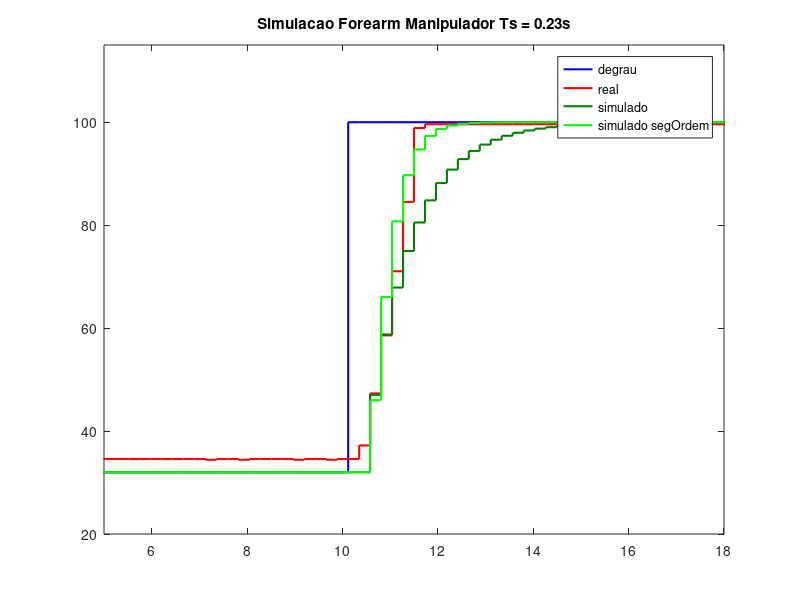
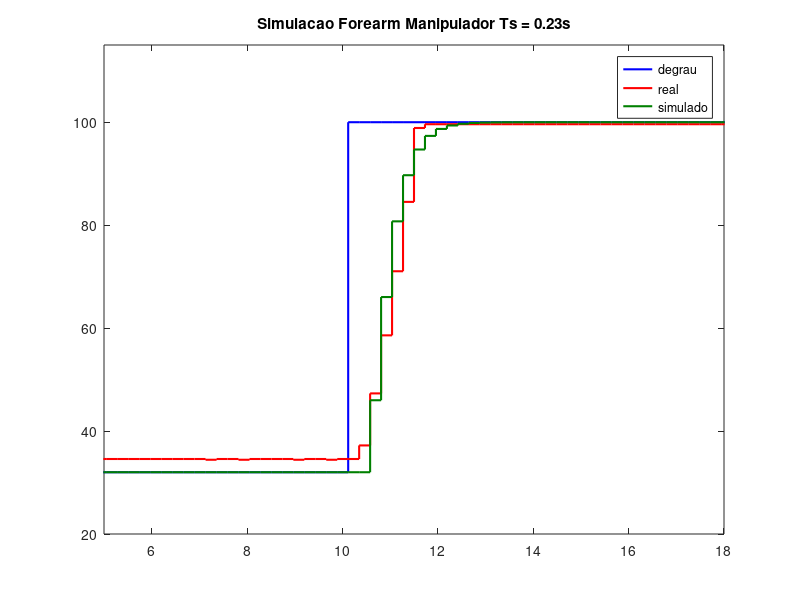

Here is the MATLAB script that generated these plots, in order:
clc;
close all;

load('inputForearm0_23.mat')
load('outputForearm0_23.mat')

darkGreen = [0, 0.5, 0];
darknessGreen = [0, 0.1, 0];

% Um polo - Discreto direto
tfForearm0_23 = tf(1,[.92 1])
tfForearm0_23 = c2d(tfForearm0_23, 0.23,'zoh')
% Dois polos c2d (MELHOR RESULTADO)
tfForearm0_23_segOrdem = tf([13.3384],[1 7.3043 13.3384])
tfForearm0_23_segOrdem = c2d(tfForearm0_23_segOrdem, 0.23,'zoh')

timeForearm0_23 = 0:0.23:19.78;

refForearm0_23_estab = zeros(1,187);
timeForearm0_23_estab = 0:0.23:42.78;

for idx = 1:187
    if idx <= 145
        refForearm0_23_estab(1,idx) = 32;
    else
        refForearm0_23_estab(1,idx) = 100;
    end
end

resultStepForearm0_23 = lsim(tfForearm0_23,refForearm0_23_estab,timeForearm0_23_estab);
resultStepForearm0_23_segOrdem = lsim(tfForearm0_23_segOrdem,refForearm0_23_estab,timeForearm0_23_estab);

figure(1)
stairs(timeForearm0_23(1,:),inputForearm0_23(:,1),'b', 'LineWidth', 1.5);
hold on
stairs(timeForearm0_23(1,:),outputForearm0_23(:,1),'r', 'LineWidth', 1.5);
hold on
stairs(timeForearm0_23(1,:),resultStepForearm0_23(101:187,1),'Color',darkGreen, 'LineWidth', 1.5);
hold on
stairs(timeForearm0_23(1,:),resultStepForearm0_23_segOrdem(101:187,1),'g', 'LineWidth', 1.5);
axis([5 18 20 115])
legend('degrau','real','simulado', 'simulado segOrdem')
title('Simulacao Forearm Manipulador Ts = 0.23s')

figure(2)
stairs(timeForearm0_23(1,:),inputForearm0_23(:,1),'b', 'LineWidth', 1.5);
hold on
stairs(timeForearm0_23(1,:),outputForearm0_23(:,1),'r', 'LineWidth', 1.5);
hold on
stairs(timeForearm0_23(1,:),resultStepForearm0_23_segOrdem(101:187,1),'Color',darkGreen, 'LineWidth', 1.5);
axis([5 18 20 115])
legend('degrau','real','simulado')
title('Simulacao Forearm Manipulador Ts = 0.23s')